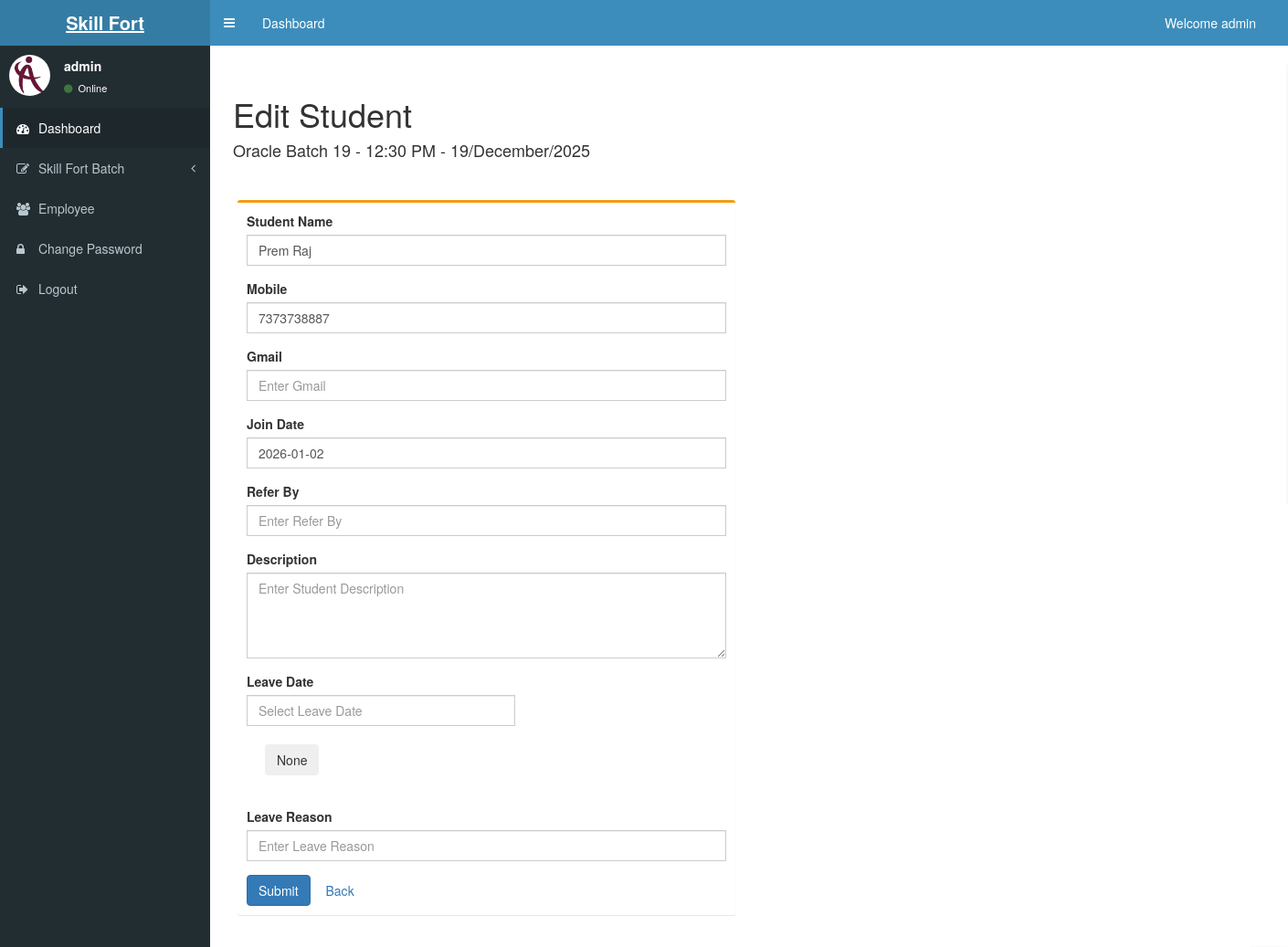
The app's page /studentEdit.php?id=183&class_id=46&class_name=Oracle Batch 19 (signed in) with its own data.
### tables this page shows
CREATE TABLE `student` (
  `id` int(11) NOT NULL,
  `studentId` varchar(200) NOT NULL,
  `studentName` varchar(200) NOT NULL,
  `mobile` varchar(200) NOT NULL,
  `gmail` varchar(200) NOT NULL,
  `referBy` varchar(200) NOT NULL,
  `description` text NOT NULL,
  `course` varchar(200) NOT NULL,
  `class_name` varchar(200) NOT NULL,
  `class_time` varchar(200) NOT NULL,
  `start_date` varchar(200) NOT NULL,
  `whatsappLink` varchar(200) NOT NULL,
  `date` timestamp NOT NULL DEFAULT current_timestamp() ON UPDATE current_timestamp(),
  `join_date` varchar(200) NOT NULL,
  `leave_date` varchar(200) NOT NULL,
  `action` varchar(500) NOT NULL,
  `deleteReason` text NOT NULL,
  `end_date` varchar(200) NOT NULL
);

### studentEdit.php (the view, shortened to what this page needs)
<?php include('header.php') ?>
<link rel="stylesheet" href="https://cdn.jsdelivr.net/npm/flatpickr/dist/flatpickr.min.css">
<?php
$id = $_GET['id'];
$class_id = $_GET['class_id'];
?>
<?php
$result = mysqli_query($conn, "SELECT * FROM `student` WHERE id='$id'");
while ($row_result = mysqli_fetch_array($result)) {
    $class_name = $row_result['class_name'];
    $class_time = $row_result['class_time'];
    $start_date = $row_result['start_date'];
    $studentName = $row_result['studentName'];
    $mobile = $row_result['mobile'];
    $gmail = $row_result['gmail'];
    $referBy = $row_result['referBy'];
    $join_date = $row_result['join_date'];
    $description = $row_result['description'];
    $leave_date = $row_result['leave_date'];
    $leave_reason = $row_result['deleteReason'];
?>
    <div class="content-wrapper">
        <section class="content-header container mt-3">
            <div class="row">
                <div class="col-12" style="padding: 20px;">
                    <h1 class="display-4 text-md-left">Edit Student</h1>
                    <h4 class="text-md-left">
                        <?php echo $class_name; ?> - <?php echo $class_time; ?> - <?php echo date("d/F/Y", strtotime($start_date));; ?>
                    </h4>
                </div>
            </div>
        </section>
        <section class="content">
            <div class="row">
                <div class="col-lg-6 col-md-8 col-sm-12" style="padding-left: 30px">
                    <div class="box box-warning">
                        <div class="box-body">
                            <form role="form" action="editStudent_save.php" method="POST" enctype="multipart/form-data">
                                <div class="form-group">
                                    <label for="studentName">Student Name</label>
                                    <input type="text" class="form-control" id="studentName" name="studentName" value="<?php echo $studentName; ?>" placeholder="Enter Student Name" required>
                                </div>
                                <div class="form-group">
                                    <label for="mobile">Mobile</label>
                                    <input type="text" class="form-control" id="mobile" name="mobile" value="<?php echo $mobile; ?>" placeholder="Enter Mobile Number" required>
                                </div>
                                <div class="form-group">
                                    <label for="gmail">Gmail</label>
                                    <input type="text" class="form-control" id="gmail" name="gmail" value="<?php echo $gmail; ?>" placeholder="Enter Gmail">
                                </div>
                                <div class="form-group">
                                    <label for="start_date">Join Date</label>
                                    <input type="text" class="form-control" id="join_date" name="join_date" value="<?php echo $join_date; ?>" placeholder="Select Join Date" required>
                                </div>
                                <div class="form-group">
                                    <label for="referBy">Refer By</label>
                                    <input type="text" class="form-control" id="referBy" name="referBy" value="<?php echo $referBy; ?>" placeholder="Enter Refer By" >
                                </div>
                                <div class="form-group">
                                    <label for="description">Description</label>
                                    <textarea class="form-control" id="description" name="description" rows="4" placeholder="Enter Student Description"><?php echo $description; ?></textarea>
                                </div>
                                <div class="form-group">
                                    <label for="start_date">Leave Date</label>
                                    <div class="input-group">
                                        <input type="text" class="form-control" id="leave_date" name="leave_date" value="<?php echo $leave_date; ?>" placeholder="Select Leave Date">
                                        <button type="button" class="btn btn-secondary" id="clearDate" style="margin: 20px;">None</button>
                                    </div>
                                </div>
                                <div class="form-group">
                                    <label for="referBy">Leave Reason</label>
                                    <input type="text" class="form-control" id="leave_reason" name="leave_reason" value="<?php echo $leave_reason; ?>" placeholder="Enter Leave Reason">
                                </div>
                                <button type="submit" class="btn btn-primary">Submit</button>
                                <a href="studentSinglePage.php?id=<?php echo $id; ?>&class_name=<?php echo $class_name; ?>&class_id=<?php echo $class_id; ?>" class="btn btn-secondary">Back</a>
                            </form>
                        </div>
                    </div>
                </div>
            </div>
        </section>
    </div>
<?php
}
?>
<?php include('footer.php') ?>

### records on screen
student: class_name "Oracle Batch 19", class_time "12:30 PM", start_date "19/December/2025", studentName "Prem Raj", mobile "7373738887", join_date "2026-01-02"

### other values on screen
$username "admin"
